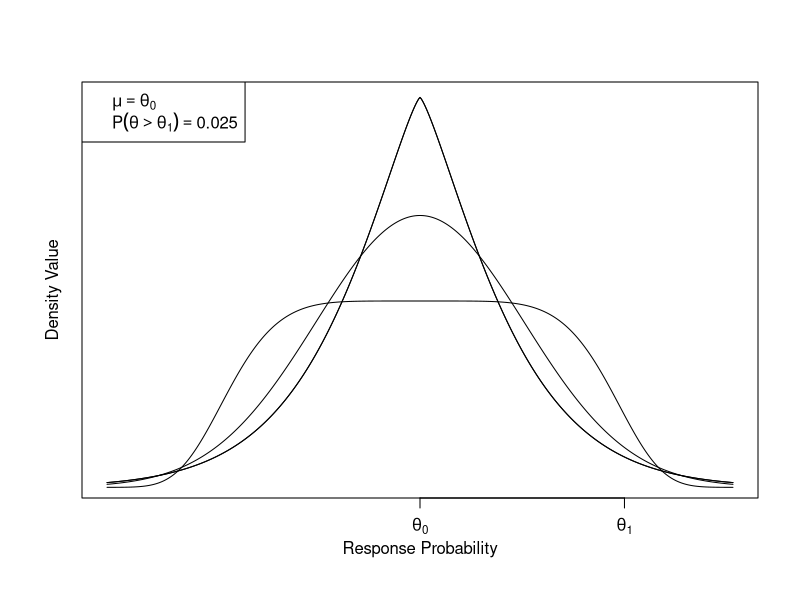

Write R code to recreate this figure.
rm(list = ls())

library(pracma)

scale <- c(0.75, 1, 1.5)
scale.a <- NA
scale.b <- NA

for (k in 1:length(scale)){
delta.enth <- 1.959964
delta.skpt <- 0
delta.intr <- (delta.skpt+delta.enth)/2

q.outer    <- 0.025               # y > x + delta.enth
q.inner    <- (1 - 0.8364525 - 0.025)*scale[k]   # y > x + delta.intr (major typo caught!)

marginal <- function(){
  
  alpha0.seq <- seq(0.2, 6, length = 100)
  beta0.seq  <- seq(0.5, 6, length = 100)
  
  result1 <- matrix(NA, nrow = length(alpha0.seq), ncol = length(beta0.seq))
  result2 <- matrix(NA, nrow = length(alpha0.seq), ncol = length(beta0.seq))
  
  for (i in 1:length(alpha0.seq)){
    for (j in 1:length(beta0.seq)){
      
      placebo.alpha0 <- alpha0.seq[i]
      placebo.beta0  <- beta0.seq[j]
      
      placebo.prior <- function(x){
        exp(-(abs(x - delta.skpt)/placebo.alpha0)^placebo.beta0)*
          placebo.beta0/(2*placebo.alpha0*gamma(1/placebo.beta0))
      }
      
      result1[i,j] <- integrate(placebo.prior, lower = delta.enth, upper = Inf)$value
      result2[i,j] <- integrate(placebo.prior, lower = delta.intr, upper = delta.enth)$value
    }
    if (i%%100 == 0){print(paste0("Simulation ", i))}
    if (i%%100 == 0){print(integrate(placebo.prior, lower = -Inf, upper = Inf)$value)}
  }
  
  result3 <- (result1 - q.outer)^2 + (result2 - q.inner)^2
  index <- which(result3  ==  min(result3), arr.ind = TRUE)
  i <- index[1]
  j <- index[2]
  
  print(result1[i,j])
  print(result2[i,j])
  
  placebo.alpha0 <- alpha0.seq[i]
  placebo.beta0  <- beta0.seq[j]
  
  assign("placebo.alpha0",placebo.alpha0,envir = .GlobalEnv)
  assign("placebo.beta0", placebo.beta0, envir = .GlobalEnv)
  
}
marginal()

f1 <- function(a){   # q.outer
  placebo.prior <- function(x){
    exp(-(abs(x - delta.skpt)/a[1])^a[2])*
      a[2]/(2*a[1]*gamma(1/a[2]))
  }
  integrate(placebo.prior, lower = delta.enth, upper = Inf)$value
}
f2 <- function(a){   # q.inner
  placebo.prior <- function(x){
    exp(-(abs(x - delta.skpt)/a[1])^a[2])*
      a[2]/(2*a[1]*gamma(1/a[2]))
  }
  integrate(placebo.prior, lower = delta.intr, upper = delta.enth)$value
}

start <- c(placebo.alpha0,placebo.beta0)
#start <- c (0.1, 2)
f1(start)
f2(start)

fn <- function(a){
  (f1(a) - q.outer)^2 + (f2(a) - q.inner)^2
}

nlm.fit <- nlminb(start     = start, 
                  objective = fn, 
                  lower     = c(0,0), 
                  upper     = c(Inf, Inf))
a2 <- nlm.fit$par
a2
f1(a2)
f2(a2)
scale.a[k] <- a2[1]
scale.b[k] <- a2[2]

}

x<-seq(-3,3,by=0.01)
k <- 1
placebo.prior <- function(x){
  exp(-(abs(x - delta.skpt)/scale.a[k])^scale.b[k])*
    scale.b[k]/(2*scale.a[k]*gamma(1/scale.b[k]))
}
plot(x,placebo.prior(x),type="l",
     xlab="",
     ylab="",
     main="",
     xaxt="n",
     yaxt="n")

for (k in 1:length(scale)){
placebo.prior <- function(x){
  exp(-(abs(x - delta.skpt)/scale.a[k])^scale.b[k])*
    scale.b[k]/(2*scale.a[k]*gamma(1/scale.b[k]))
}
lines(x,placebo.prior(x))
}

axis(1,at=c(delta.enth,delta.skpt),
     labels=c(as.expression(bquote(theta[1])),as.expression(bquote(theta[0]))))
title(ylab="Density Value", line=1, #cex.lab=1.2
)
title(xlab="Response Probability",line=2)

legend('topleft',
       legend= c(as.expression(bquote(mu == theta[0])),
                 #as.expression(bquote(alpha == .(sigma0.enth))),
                 #as.expression(bquote(beta == .(lambda0.enth))),
                 as.expression(bquote(P(theta> theta[1])==.(q.outer)))))
